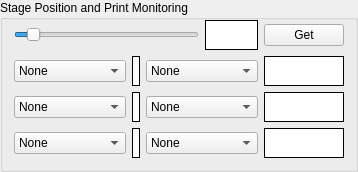
       <widget class="QGroupBox" name="MonitoringBox">
        <property name="title">
         <string>Stage Position and Print Monitoring</string>
        </property>
        <layout class="QVBoxLayout" name="verticalLayout_3">
         <property name="topMargin">
          <number>0</number>
         </property>
         <item>
          <layout class="QGridLayout" name="gridLayout_10" rowstretch="4,3,3,3" columnstretch="30,20,14,14,20">
           <item row="1" column="4">
            <widget class="QLabel" name="LiveValue4">
             <property name="styleSheet">
              <string notr="true">background:rgb(255, 255, 255); border: 1px solid black;
</string>
             </property>
             <property name="text">
              <string>&lt;html&gt;&lt;head/&gt;&lt;body&gt;&lt;p&gt;&lt;br/&gt;&lt;/p&gt;&lt;/body&gt;&lt;/html&gt;</string>
             </property>
            </widget>
           </item>
           <item row="2" column="4">
            <widget class="QLabel" name="LiveValue5">
             <property name="styleSheet">
              <string notr="true">background:rgb(255, 255, 255); border: 1px solid black;
</string>
             </property>
             <property name="text">
              <string>&lt;html&gt;&lt;head/&gt;&lt;body&gt;&lt;p&gt;&lt;br/&gt;&lt;/p&gt;&lt;/body&gt;&lt;/html&gt;</string>
             </property>
            </widget>
           </item>
           <item row="3" column="4">
            <widget class="QLabel" name="LiveValue6">
             <property name="styleSheet">
              <string notr="true">background:rgb(255, 255, 255); border: 1px solid black;
</string>
             </property>
             <property name="text">
              <string>&lt;html&gt;&lt;head/&gt;&lt;body&gt;&lt;p&gt;&lt;br/&gt;&lt;/p&gt;&lt;/body&gt;&lt;/html&gt;</string>
             </property>
            </widget>
           </item>
           <item row="0" column="4">
            <widget class="QPushButton" name="GetPosition">
             <property name="sizePolicy">
              <sizepolicy hsizetype="Minimum" vsizetype="Fixed">
               <horstretch>0</horstretch>
               <verstretch>0</verstretch>
              </sizepolicy>
             </property>
             <property name="text">
              <string>Get</string>
             </property>
            </widget>
           </item>
           <item row="3" column="1">
            <widget class="QLabel" name="LiveValue3">
             <property name="styleSheet">
              <string notr="true">background:rgb(255, 255, 255); border: 1px solid black;
</string>
             </property>
             <property name="text">
              <string>&lt;html&gt;&lt;head/&gt;&lt;body&gt;&lt;p&gt;&lt;br/&gt;&lt;/p&gt;&lt;/body&gt;&lt;/html&gt;</string>
             </property>
            </widget>
           </item>
           <item row="1" column="0">
            <widget class="QComboBox" name="LiveValueList1">
             <item>
              <property name="text">
               <string>None</string>
              </property>
             </item>
             <item>
              <property name="text">
               <string>Exposure Time</string>
              </property>
             </item>
             <item>
              <property name="text">
               <string>LED Intensity</string>
              </property>
             </item>
             <item>
              <property name="text">
               <string>Dark Time</string>
              </property>
             </item>
             <item>
              <property name="text">
               <string>Vol/layer</string>
              </property>
             </item>
             <item>
              <property name="text">
               <string>Injection Rate</string>
              </property>
             </item>
             <item>
              <property name="text">
               <string>Stage Velocity</string>
              </property>
             </item>
             <item>
              <property name="text">
               <string>Stage Position</string>
              </property>
             </item>
             <item>
              <property name="text">
               <string>Sensor Input A</string>
              </property>
             </item>
             <item>
              <property name="text">
               <string>Sensor Input B</string>
              </property>
             </item>
             <item>
              <property name="text">
               <string>Sensor Input C</string>
              </property>
             </item>
            </widget>
           </item>
           <item row="2" column="1">
            <widget class="QLabel" name="LiveValue2">
             <property name="styleSheet">
              <string notr="true">background:rgb(255, 255, 255); border: 1px solid black;
</string>
             </property>
             <property name="text">
              <string>&lt;html&gt;&lt;head/&gt;&lt;body&gt;&lt;p&gt;&lt;br/&gt;&lt;/p&gt;&lt;/body&gt;&lt;/html&gt;</string>
             </property>
            </widget>
           </item>
           <item row="3" column="0">
            <widget class="QComboBox" name="LiveValueList3">
             <item>
              <property name="text">
               <string>None</string>
              </property>
             </item>
             <item>
              <property name="text">
               <string>Exposure Time</string>
              </property>
             </item>
             <item>
              <property name="text">
               <string>LED Intensity</string>
              </property>
             </item>
             <item>
              <property name="text">
               <string>Dark Time</string>
              </property>
             </item>
             <item>
              <property name="text">
               <string>Vol/layer</string>
              </property>
             </item>
             <item>
              <property name="text">
               <string>Injection Rate</string>
              </property>
             </item>
             <item>
              <property name="text">
               <string>Stage Velocity</string>
              </property>
             </item>
             <item>
              <property name="text">
               <string>Stage Position</string>
              </property>
             </item>
             <item>
              <property name="text">
               <string>Sensor Input A</string>
              </property>
             </item>
             <item>
              <property name="text">
               <string>Sensor Input B</string>
              </property>
             </item>
             <item>
              <property name="text">
               <string>Sensor Input C</string>
              </property>
             </item>
            </widget>
           </item>
           <item row="2" column="0">
            <widget class="QComboBox" name="LiveValueList2">
             <item>
              <property name="text">
               <string>None</string>
              </property>
             </item>
             <item>
              <property name="text">
               <string>Exposure Time</string>
              </property>
             </item>
             <item>
              <property name="text">
               <string>LED Intensity</string>
              </property>
             </item>
             <item>
              <property name="text">
               <string>Dark Time</string>
              </property>
             </item>
             <item>
              <property name="text">
               <string>Vol/layer</string>
              </property>
             </item>
             <item>
              <property name="text">
               <string>Injection Rate</string>
              </property>
             </item>
             <item>
              <property name="text">
               <string>Stage Velocity</string>
              </property>
             </item>
             <item>
              <property name="text">
               <string>Stage Position</string>
              </property>
             </item>
             <item>
              <property name="text">
               <string>Sensor Input A</string>
              </property>
             </item>
             <item>
              <property name="text">
               <string>Sensor Input B</string>
              </property>
             </item>
             <item>
              <property name="text">
               <string>Sensor Input C</string>
              </property>
             </item>
            </widget>
           </item>
           <item row="1" column="1">
            <widget class="QLabel" name="LiveValue1">
             <property name="styleSheet">
              <string notr="true">background:rgb(255, 255, 255); border: 1px solid black;
</string>
             </property>
             <property name="text">
              <string>&lt;html&gt;&lt;head/&gt;&lt;body&gt;&lt;p&gt;&lt;br/&gt;&lt;/p&gt;&lt;/body&gt;&lt;/html&gt;</string>
             </property>
            </widget>
           </item>
           <item row="1" column="2" colspan="2">
            <widget class="QComboBox" name="LiveValueList4">
             <item>
              <property name="text">
               <string>None</string>
              </property>
             </item>
             <item>
              <property name="text">
               <string>Exposure Time</string>
              </property>
             </item>
             <item>
              <property name="text">
               <string>LED Intensity</string>
              </property>
             </item>
             <item>
              <property name="text">
               <string>Dark Time</string>
              </property>
             </item>
             <item>
              <property name="text">
               <string>Vol/layer</string>
              </property>
             </item>
             <item>
              <property name="text">
               <string>Injection Rate</string>
              </property>
             </item>
             <item>
              <property name="text">
               <string>Stage Velocity</string>
              </property>
             </item>
             <item>
              <property name="text">
               <string>Stage Position</string>
              </property>
             </item>
             <item>
              <property name="text">
               <string>Sensor Input A</string>
              </property>
             </item>
             <item>
              <property name="text">
               <string>Sensor Input B</string>
              </property>
             </item>
             <item>
              <property name="text">
               <string>Sensor Input C</string>
              </property>
             </item>
            </widget>
           </item>
           <item row="0" column="3">
            <widget class="QLabel" name="CurrentPositionIndicator">
             <property name="styleSheet">
              <string notr="true">background:rgb(255, 255, 255); border: 1px solid black;
</string>
             </property>
             <property name="text">
              <string>&lt;html&gt;&lt;head/&gt;&lt;body&gt;&lt;p&gt;&lt;br/&gt;&lt;/p&gt;&lt;/body&gt;&lt;/html&gt;</string>
             </property>
            </widget>
           </item>
           <item row="0" column="0" colspan="3">
            <widget class="QSlider" name="CurrentStagePos">
             <property name="minimum">
              <number>-5</number>
             </property>
             <property name="maximum">
              <number>65</number>
             </property>
             <property name="sliderPosition">
              <number>0</number>
             </property>
             <property name="orientation">
              <enum>Qt::Horizontal</enum>
             </property>
            </widget>
           </item>
           <item row="2" column="2" colspan="2">
            <widget class="QComboBox" name="LiveValueList5">
             <item>
              <property name="text">
               <string>None</string>
              </property>
             </item>
             <item>
              <property name="text">
               <string>Exposure Time</string>
              </property>
             </item>
             <item>
              <property name="text">
               <string>LED Intensity</string>
              </property>
             </item>
             <item>
              <property name="text">
               <string>Dark Time</string>
              </property>
             </item>
             <item>
              <property name="text">
               <string>Vol/layer</string>
              </property>
             </item>
             <item>
              <property name="text">
               <string>Injection Rate</string>
              </property>
             </item>
             <item>
              <property name="text">
               <string>Stage Velocity</string>
              </property>
             </item>
             <item>
              <property name="text">
               <string>Stage Position</string>
              </property>
             </item>
             <item>
              <property name="text">
               <string>Sensor Input A</string>
              </property>
             </item>
             <item>
              <property name="text">
               <string>Sensor Input B</string>
              </property>
             </item>
             <item>
              <property name="text">
               <string>Sensor Input C</string>
              </property>
             </item>
            </widget>
           </item>
           <item row="3" column="2" colspan="2">
            <widget class="QComboBox" name="LiveValueList6">
             <item>
              <property name="text">
               <string>None</string>
              </property>
             </item>
             <item>
              <property name="text">
               <string>Exposure Time</string>
              </property>
             </item>
             <item>
              <property name="text">
               <string>LED Intensity</string>
              </property>
             </item>
             <item>
              <property name="text">
               <string>Dark Time</string>
              </property>
             </item>
             <item>
              <property name="text">
               <string>Vol/layer</string>
              </property>
             </item>
             <item>
              <property name="text">
               <string>Injection Rate</string>
              </property>
             </item>
             <item>
              <property name="text">
               <string>Stage Velocity</string>
              </property>
             </item>
             <item>
              <property name="text">
               <string>Stage Position</string>
              </property>
             </item>
             <item>
              <property name="text">
               <string>Sensor Input A</string>
              </property>
             </item>
             <item>
              <property name="text">
               <string>Sensor Input B</string>
              </property>
             </item>
             <item>
              <property name="text">
               <string>Sensor Input C</string>
              </property>
             </item>
            </widget>
           </item>
          </layout>
         </item>
        </layout>
       </widget>
